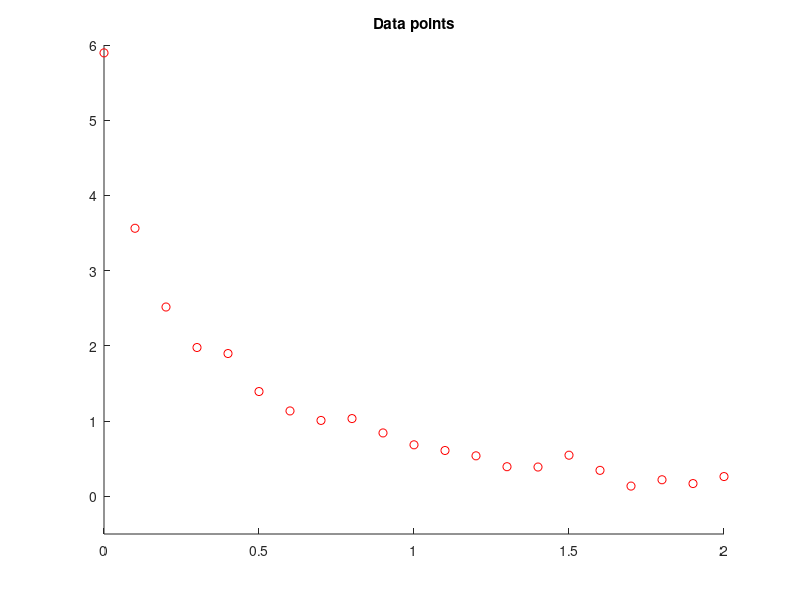

Write MATLAB code to recreate this figure. (Note: this script raises an error after producing the figure.)
%% Medium-Scale Nonlinear Data Fitting
% This example demonstrates fitting a nonlinear function to data using several 
% of the different medium-scale algorithms available in the Optimization Toolbox(TM).

%   Copyright 1990-2009 The MathWorks, Inc.
%   $Revision: 1.1.6.5 $  $Date: 2009/05/07 18:25:27 $

%% Problem Setup
% Consider the following data:

Data = ...
  [0.0000    5.8955
   0.1000    3.5639
   0.2000    2.5173
   0.3000    1.9790
   0.4000    1.8990
   0.5000    1.3938
   0.6000    1.1359
   0.7000    1.0096
   0.8000    1.0343
   0.9000    0.8435
   1.0000    0.6856
   1.1000    0.6100
   1.2000    0.5392
   1.3000    0.3946
   1.4000    0.3903
   1.5000    0.5474
   1.6000    0.3459
   1.7000    0.1370
   1.8000    0.2211
   1.9000    0.1704
   2.0000    0.2636];

%%
% Let's plot these data points.
t = Data(:,1);
y = Data(:,2);
axis([0 2 -0.5 6])
hold on
plot(t,y,'ro')
title('Data points')
hold off

%%
% We would like to fit the function
%
%     y =  c(1)*exp(-lam(1)*t) + c(2)*exp(-lam(2)*t)
%
% to the data.  This function has two linear parameters c and two nonlinear 
% parameters lam.
%
% Since the function has a combination of linear and nonlinear parameters, we
% will separate the solving into two steps. We will use one of the optimization
% routines such as LSQNONLIN to solve for the nonlinear parameters, and inside
% our function we will use "\" to solve for the linear parameters.
%
% We write a function, called FITFUN2, that, given the nonlinear parameters lam
% and the data, solves for the current estimate of the linear parameters and 
% then returns the error in the fit.  

%%
% This is the M-file for function FITFUN2:

type fitfun2

%% 
% Our objective function requires additional parameters (namely, the matrix Data); 
% the most convenient way to pass these is through an anonymous function:

f = @(x) (norm(fitfun2(x,Data)))

%%
% Next, we set some option parameters via OPTIMSET and we provide a guess 
% for the initial estimates of the nonlinear parameters 

options = optimset('LargeScale','off','Display','iter','TolX',1e-3); 
lam0 = [1; 0];  % Initial guess for nonlinear parameters    

%% Fit Using Unconstrained Optimization
% First, we optimize running the BFGS quasi-Newton algorithm, implemented
% in the function FMINUNC:

plothandle = plotdatapoints(t,y); % plot data points and get plot handle.
% Output function requires additional parameters data and plothandle; use
% an anonymous function:
foutputfcn = @(x,optimvalues,state) fitfun2outputfcn(x,optimvalues,state, ...
                                                     Data,plothandle);
options = optimset(options,'OutputFcn',foutputfcn);
t0 = clock; 
[lam,fval,exitflag,output] = fminunc(f,lam0,options);

execution_time = etime(clock, t0);
fprintf('\nNumber of iterations: %g\nNumber of function evaluations: %g\n', output.iterations, output.funcCount);
fprintf('Sum of squared residuals at solution: %g\n',fval^2);
fprintf('Execution time: %g\n',execution_time);

%% Fit Using Simplex Search
% Now we run FMINSEARCH, which implements the Nelder-Mead algorithm:

plothandle = plotdatapoints(t,y); % plot data points and get plot handle.
% Output function requires additional parameters data and plothandle; use
% an anonymous function:
foutputfcn = @(x,optimvalues,state) fitfun2outputfcn(x,optimvalues,state, ...
                                                     Data,plothandle);
options = optimset(options,'OutputFcn',foutputfcn);
t0 = clock;
[lam,fval,exitflag,output] = fminsearch(f,lam0,options);
execution_time = etime(clock, t0);
fprintf('\nNumber of iterations: %g\nNumber of function evaluations: %g\n', output.iterations, output.funcCount);
fprintf('Sum of squared residuals at solution: %g\n',fval^2);
fprintf('Execution time: %g\n',execution_time);

%% Fit Using Nonlinear Least Squares (Levenberg-Marquardt)
% We now try the Levenberg-Marquardt algorithm in the nonlinear least 
% squares solver LSQNONLIN:

plothandle = plotdatapoints(t,y); % plot data points and get plot handle.
% Output function requires additional parameters data and plothandle; use
% an anonymous function:
F = @(x) fitfun2(x,Data);
foutputfcn = @(x,optimvalues,state) fitfun2outputfcn(x,optimvalues,state, ...
                                                     Data,plothandle);
options = optimset(options,'OutputFcn',foutputfcn);
options = optimset(options,'Algorithm','levenberg-marquardt');
t0 = clock;
[lam,resnorm,residual,exitflag,output] = lsqnonlin(F,lam0,[],[],options);
execution_time = etime(clock, t0);
fprintf('\nNumber of iterations: %g\nNumber of function evaluations: %g\n', output.iterations, output.funcCount);
fprintf('Sum of squared residuals at solution: %g\n',resnorm);
fprintf('Execution time: %g\n',execution_time);

%% Fit Using Minimax Optimization
% We can also minimize the worst-case error by calling the solver FMINIMAX:

plothandle = plotdatapoints(t,y); % plot data points and get plot handle.
% Output function requires additional parameters data and plothandle; use
% an anonymous function:
F = @(x) fitfun2(x,Data);
foutputfcn = @(x,optimvalues,state) fitfun2outputfcn(x,optimvalues,state, ...
                                                     Data,plothandle);
options = optimset(options,'OutputFcn',foutputfcn);
t0 = clock;
options = optimset(options,'MinAbsMax',length(t));

[lam,allfvals,maxfval,exitflag,output]=fminimax(F,lam0,[],[],[],[],[],[],[],options);
execution_time = etime(clock, t0);
fprintf('\nNumber of iterations: %g\nNumber of function evaluations: %g\n', output.iterations, output.funcCount);
fprintf('Sum of squared residuals at solution: %g\n',allfvals'*allfvals);
fprintf('Execution time: %g\n',execution_time);



displayEndOfDemoMessage(mfilename)
